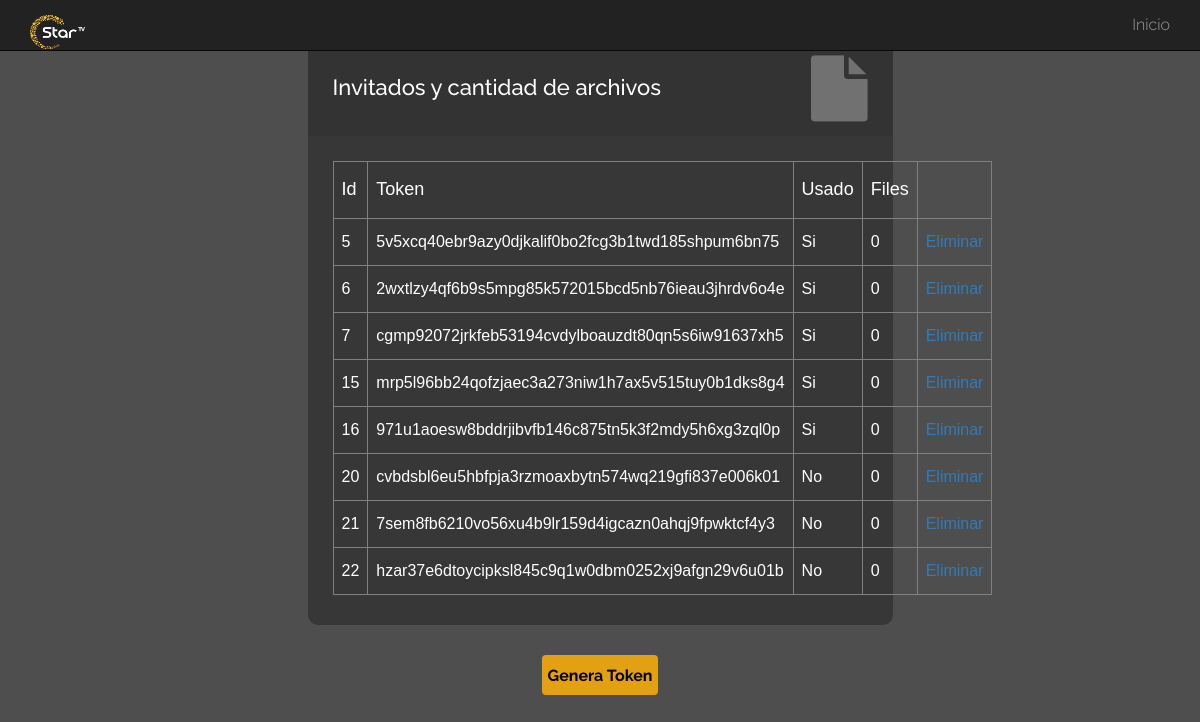
The app's page /vistas/vista_ver_invitados.php with its own data.
### tables this page shows
CREATE TABLE `invitados` (
  `id_invitado` int(10) NOT NULL,
  `token_invitado` varchar(50) NOT NULL,
  `usado` int(2) NOT NULL
);

### controller/control_ver_invitados.php (the view, shortened to what this page needs)
<?php
include '../config/database.php';
$query_todos_invitados = "select * from invitados";
$res_query_todos_invitados = $conexion->query($query_todos_invitados);
echo "<table id='tablaGeneral'>";
echo '<tr>';
echo '<td><h4><strong>Id</strong></h4></td>';
echo '<td><h4><strong>Token</strong></h4></td>';
echo '<td><h4><strong>Usado</strong></h4></td>';
echo '<td><h4><strong>Files</strong></h4></td>';
echo '<td></td>';
echo '</tr>';
foreach ($res_query_todos_invitados as $invitadoGlobal) {
    $idInvitadoGeneral = $invitadoGlobal["id_invitado"];
    $tokenInvitadoGeneral = $invitadoGlobal["token_invitado"];
    $usadoGeneral = $invitadoGlobal["usado"];
    $usadoString = "";
    $band = false;
    if ($usadoGeneral == 1) {
        $usadoString = "Si";
    } else {
        $usadoString = "No";
    }
    if ($band == false) {
        echo '<tr>';
        echo "<td>$idInvitadoGeneral</td>";
        echo "<td>$tokenInvitadoGeneral</td>";
        echo "<td>$usadoString</td>";
        echo "<td>0</td>";
        echo "<td><a href='../config/eliminar.php?id_invitado=$idInvitadoGeneral'>Eliminar</a></td>";
        echo '</tr>';
    }
}
echo '</table>';

### vistas/vista_ver_invitados.php (shortened to what this page needs)
<!DOCTYPE html>
<html>
    <head>
        <link rel="stylesheet" href="../library/css/bootstrap.min.css">
        <link rel="stylesheet" href="../library/font-awesome/css/font-awesome.min.css">
        <link rel="stylesheet" href="../library/css/custom.css">
        <link rel="stylesheet" href="../library/css/css.css">
    </head>
    <body>
        <nav class="navbar navbar-inverse navbar-fixed-top">
            <div class="container">
                <div class="navbar-header">
                    <a class="navbar-brand" href="#">
                        <img src="../img/logo.png" width="55" height="35" class="d-inline-block align-top" alt="Strar TV">
                    </a>
                </div>
                <div id="navMuestra" class="navbar-collapse collapse">
                    <ul class="nav navbar-nav navbar-right">
                        <li class="nav-item"><a href="vista_admin.php">Inicio </a></li>
                    </ul>
                </div>
            </div>
        </nav>
        <div class="my-content" >
            <div class="row">
                <div class="col-sm-6 col-sm-offset-3 myform-cont" >
                    <div class="myform-top">
                        <div class="myform-top-left">
                            <h3><strong>Invitados y cantidad de archivos</strong></h3>
                        </div>
                        <div class="myform-top-right">
                            <i class="fa fa-file"></i>
                        </div>
                    </div>
                    <div class="myform-bottom">
                        <?php
                        require '../controller/control_ver_invitados.php';
                        ?>
                    </div>
                    <br>
                    <form role="form" action="<?php echo htmlspecialchars($_SERVER['PHP_SELF']) ?>" method="post" class="">
                        <button type="submit" class="mybtn" name="btn-token">Genera Token</button>
                    </form>
                </div>
            </div>
        </div>
    </body>
</html>

### library/css/custom.css (style rules this page uses)
body { font-family: 'Raleway'; font-size: 16px; font-weight: 300; color: #fff; line-height: 30px; text-align: center; background-color: #222733; }
strong { font-weight: 500; }
a, a:hover, a:focus { text-decoration: none; }
h3 { font-size: 22px; font-weight: 300; }
.my-content { padding: 100px 0 200px 0; padding-top: 5px; background-color: #4e4e4e ; }
.myform-cont { margin-top: 35px; }
.myform-top { overflow: hidden; padding: 0 25px 15px 25px; background: rgba(0, 0, 0, 0.35); -moz-border-radius: 10px 10px 0 0; -webkit-border-radius: 10px 10px 0 0; border-radius: 10px 10px 0 0; }
.myform-top-left { float: left; width: 75%; padding-top: 15px; text-align: left; }
.myform-top-right { float: right; width: 25%; padding-top: 15px; font-size: 66px; text-align: right; opacity: 0.3; }
.myform-bottom { padding: 25px 25px 30px 25px; background: rgba(0, 0, 0, 0.3); -moz-border-radius: 0 0 10px 10px; -webkit-border-radius: 0 0 10px 10px; border-radius: 0 0 10px 10px; }
button.mybtn { height: 40px; background: #E2A012; border: 0; font-size: 16px; font-weight: 630; line-height: 40px; color: black; -moz-border-radius: 4px; -webkit-border-radius: 4px; border-radius: 4px; }

### library/css/css.css (style rules this page uses)
#tablaGeneral { font-family: Arial, "Helvetica Neue", Helvetica, sans-serif; border-collapse: collapse; width: 100%; }
#tablaGeneral td, #tablaGeneral th { border: 1px solid gray; padding: 8px; }
#tablaGeneral td { text-align: justify; }

### records on screen
invitados: id_invitado "5", token_invitado "5v5xcq40ebr9azy0djkalif0bo2fcg3b1twd185shpum6bn75", usado "Si"
invitados: id_invitado "6", token_invitado "2wxtlzy4qf6b9s5mpg85k572015bcd5nb76ieau3jhrdv6o4e", usado "Si"
invitados: id_invitado "7", token_invitado "cgmp92072jrkfeb53194cvdylboauzdt80qn5s6iw91637xh5", usado "Si"
invitados: id_invitado "15", token_invitado "mrp5l96bb24qofzjaec3a273niw1h7ax5v515tuy0b1dks8g4", usado "Si"
invitados: id_invitado "16", token_invitado "971u1aoesw8bddrjibvfb146c875tn5k3f2mdy5h6xg3zql0p", usado "Si"
invitados: id_invitado "20", token_invitado "cvbdsbl6eu5hbfpja3rzmoaxbytn574wq219gfi837e006k01", usado "No"
invitados: id_invitado "21", token_invitado "7sem8fb6210vo56xu4b9lr159d4igcazn0ahqj9fpwktcf4y3", usado "No"
invitados: id_invitado "22", token_invitado "hzar37e6dtoycipksl845c9q1w0dbm0252xj9afgn29v6u01b", usado "No"
